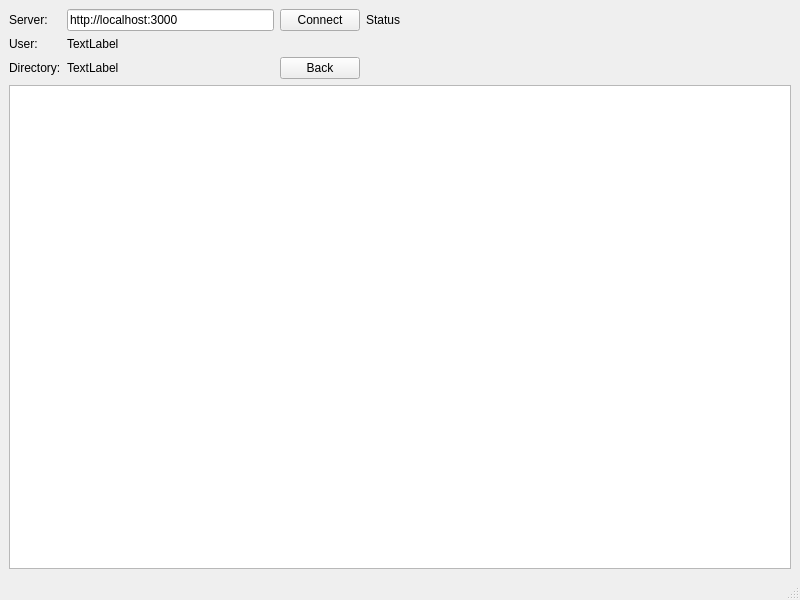
<?xml version="1.0" encoding="UTF-8"?>
<ui version="4.0">
 <class>MainWindow</class>
 <widget class="QMainWindow" name="MainWindow">
  <property name="geometry">
   <rect>
    <x>0</x>
    <y>0</y>
    <width>800</width>
    <height>600</height>
   </rect>
  </property>
  <property name="windowTitle">
   <string>MainWindow</string>
  </property>
  <widget class="QWidget" name="centralwidget">
   <layout class="QVBoxLayout" name="verticalLayout">
    <item>
     <layout class="QHBoxLayout" name="horizontalLayout">
      <item>
       <layout class="QGridLayout" name="gridLayout">
        <item row="0" column="2">
         <widget class="QPushButton" name="connectPushButton">
          <property name="text">
           <string>Connect</string>
          </property>
         </widget>
        </item>
        <item row="1" column="0">
         <widget class="QLabel" name="label">
          <property name="text">
           <string>User:</string>
          </property>
         </widget>
        </item>
        <item row="2" column="0">
         <widget class="QLabel" name="label_2">
          <property name="text">
           <string>Directory:</string>
          </property>
         </widget>
        </item>
        <item row="2" column="1">
         <widget class="QLabel" name="directoryLabel">
          <property name="text">
           <string>TextLabel</string>
          </property>
         </widget>
        </item>
        <item row="0" column="0">
         <widget class="QLabel" name="label_3">
          <property name="text">
           <string>Server:</string>
          </property>
         </widget>
        </item>
        <item row="1" column="1">
         <widget class="QLabel" name="userLabel">
          <property name="text">
           <string>TextLabel</string>
          </property>
         </widget>
        </item>
        <item row="0" column="1">
         <widget class="QLineEdit" name="serverLineEdit">
          <property name="text">
           <string>http://localhost:3000</string>
          </property>
         </widget>
        </item>
        <item row="0" column="3">
         <widget class="QLabel" name="statusLabel">
          <property name="text">
           <string>Status</string>
          </property>
         </widget>
        </item>
        <item row="2" column="2">
         <widget class="QPushButton" name="backPushButton">
          <property name="text">
           <string>Back</string>
          </property>
         </widget>
        </item>
       </layout>
      </item>
      <item>
       <spacer name="horizontalSpacer">
        <property name="orientation">
         <enum>Qt::Horizontal</enum>
        </property>
        <property name="sizeHint" stdset="0">
         <size>
          <width>40</width>
          <height>20</height>
         </size>
        </property>
       </spacer>
      </item>
     </layout>
    </item>
    <item>
     <widget class="QTreeView" name="treeView">
      <property name="editTriggers">
       <set>QAbstractItemView::DoubleClicked|QAbstractItemView::EditKeyPressed</set>
      </property>
      <property name="uniformRowHeights">
       <bool>true</bool>
      </property>
      <property name="itemsExpandable">
       <bool>false</bool>
      </property>
      <attribute name="headerCascadingSectionResizes">
       <bool>true</bool>
      </attribute>
      <attribute name="headerDefaultSectionSize">
       <number>105</number>
      </attribute>
      <attribute name="headerStretchLastSection">
       <bool>true</bool>
      </attribute>
     </widget>
    </item>
   </layout>
  </widget>
  <widget class="QMenuBar" name="menubar">
   <property name="geometry">
    <rect>
     <x>0</x>
     <y>0</y>
     <width>800</width>
     <height>22</height>
    </rect>
   </property>
  </widget>
  <widget class="QStatusBar" name="statusbar"/>
 </widget>
 <resources/>
 <connections/>
</ui>
